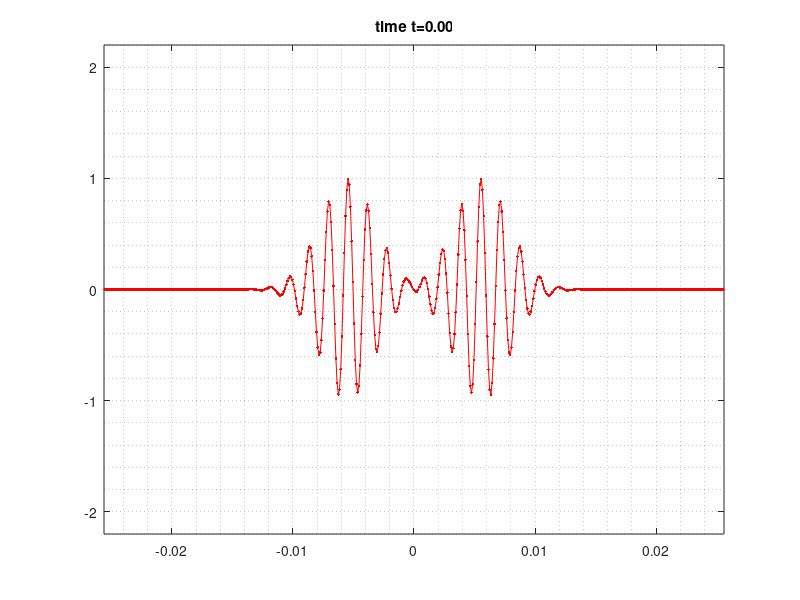

Write the MATLAB code that produced this figure.
%% %%%%%%%%%%%%%%%%%%%%%%%%%%%%%%%%%%%%%%%%%%%%%%%%%%%%%%%%%%%%%%%%%%%%%%%%
%
%         A FDM solver for the Second-order Westervelt Equation
%                 by Manuel A. Diaz, NHRI, 2016.05.22
%
%    p_xx-1/(c^2)*p_tt+delta/(c0^4)*p_ttt+beta/(r0*c0^4)*p^2_tt = 0,  (1)
%
%%%%%%%%%%%%%%%%%%%%%%%%%%%%%%%%%%%%%%%%%%%%%%%%%%%%%%%%%%%%%%%%%%%%%%%%%%%
% Refs:
% [1] Hallaj, Ibrahim M., and Robin O. Cleveland. "FDTD simulation of
%     finite-amplitude pressure and temperature fields for biomedical
%     ultrasound." The J.Acoust.Soc.Am. 105.5 (1999): L7-L12.  
%%%%%%%%%%%%%%%%%%%%%%%%%%%%%%%%%%%%%%%%%%%%%%%%%%%%%%%%%%%%%%%%%%%%%%%%%%%
clear; %clc; close all;

%% Parameters
     cfl = 0.80;	% CFL stability condition
  tFinal = 32E-6;	% final time
plotfigs = true;	% plot figures?

% Thermofluid Physical parameters
dx=0.1E-3; % m
c0=1600; % m/s
r0=1100; % kg/m^3 
alpha=4.5; % Np/m, absortion
beta=5.5; % 1+B/(2A), where B/A nonlinarity parameter of fluid
f=1E6; % 1 MHz 
omega=2*pi*f; % angular freq
delta=2*c0^2*alpha/omega^2; % sound viscosity

% Bioheat model parameters
kt=0.6; % W/(m.K)
Ct=3800; % J/(kg.K)
Cb=3800; % J/(kg.K)
wb=0.5; % kg/(m^3 s)

% Build mesh
ax=-2.56E-2; bx=2.56E-2; x=ax+dx/2:dx:bx; nx=length(x);

% Initial time step
dt0=cfl*dx/c0;

% Solution Arrays
pmmmmm=zeros(1,nx); % previous state of wave
pmmmm=zeros(1,nx); % previous state of wave
pmmm=zeros(1,nx); % previous state of wave
pmm=zeros(1,nx); % previous state of wave
pm=zeros(1,nx); % previous state of wave
po=zeros(1,nx); % present state of wave
pn=zeros(1,nx); % next state of wave

% plot region
region = [ax,bx,-2.2,2.2];

%% Solver Loop
t=6*dt0; dt=dt0; it=0; 

% coefs
a=(c0*dt0/dx)^2/12; b=(delta/(8*dt0*c0^2)); c=beta/(r0*c0^2);

method = 2;
while t < tFinal
    
    switch method
        case 1
            for i=3:nx-2
                pn(i)= 2*pn(i)-pm(i) + ...
                    a*(-po(i+2)+16*po(i+1)-30*po(i)+16*po(i-1)-po(i-2)) + ...
                    b*(6*po(i)-23*pm(i)+34*pmm(i)-24*pmmm(i)+8*pmmmm(i)-pmmmmm(i)) + ...
                    c*(2*po(i)^2-5*pm(i)^2+4*pmm(i)^2-pmmm(i)^2);                
            end
        case 2
            for i=3:nx-2
                pn(i)= 2*pn(i)-pm(i) + ...
                    a*(-po(i+2)+16*po(i+1)-30*po(i)+16*po(i-1)-po(i-2)) + ...
                    b*(6*po(i)-23*pm(i)+34*pmm(i)-24*pmmm(i)+8*pmmmm(i)-pmmmmm(i)) + ...
                    beta*dt^2/(12*r0*dx^2)*(-po(i+2)^2+16*po(i+1)^2-30*po(i)^2+16*po(i-1)^2-po(i-2)^2);
            end
    end
    
    % update info
    pmmmmm=pmmmm; pmmmm=pmmm; pmmm=pmm; pmm=pm; pm=po; po=pn;
    
    % Update dt and iteration counter
    if t+dt>tFinal; dt=tFinal-t; a=(c0*dt/dx)^2/12; b=(delta/(8*dt*c0^2)); end; t=t+dt; it=it+1; 
    
    % Perturbation in time
    po(nx/2) = sin(omega*t)*exp(-((t-4E-6)/2E-6)^2); 
    
    % plot figure
    if plotfigs~=false
    plot(x,po,'r.-'); axis(region); grid minor; 
    title(sprintf('time t=%0.2f',t)); drawnow
    end
end
